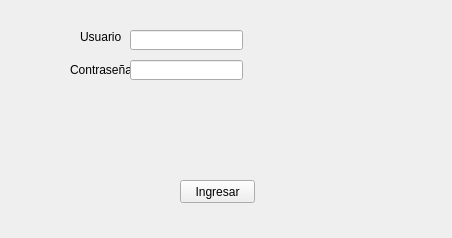
<?xml version="1.0" encoding="UTF-8"?>
<ui version="4.0">
 <class>Form</class>
 <widget class="QWidget" name="Form">
  <property name="geometry">
   <rect>
    <x>0</x>
    <y>0</y>
    <width>452</width>
    <height>238</height>
   </rect>
  </property>
  <property name="windowTitle">
   <string>Form</string>
  </property>
  <widget class="QPushButton" name="pushButton">
   <property name="geometry">
    <rect>
     <x>180</x>
     <y>180</y>
     <width>75</width>
     <height>23</height>
    </rect>
   </property>
   <property name="text">
    <string>Ingresar</string>
   </property>
  </widget>
  <widget class="QLabel" name="label">
   <property name="geometry">
    <rect>
     <x>80</x>
     <y>30</y>
     <width>47</width>
     <height>13</height>
    </rect>
   </property>
   <property name="text">
    <string>Usuario</string>
   </property>
  </widget>
  <widget class="QLabel" name="label_2">
   <property name="geometry">
    <rect>
     <x>70</x>
     <y>60</y>
     <width>61</width>
     <height>20</height>
    </rect>
   </property>
   <property name="text">
    <string>Contraseña</string>
   </property>
  </widget>
  <widget class="QLineEdit" name="user">
   <property name="geometry">
    <rect>
     <x>130</x>
     <y>30</y>
     <width>113</width>
     <height>20</height>
    </rect>
   </property>
  </widget>
  <widget class="QLineEdit" name="passw">
   <property name="geometry">
    <rect>
     <x>130</x>
     <y>60</y>
     <width>113</width>
     <height>20</height>
    </rect>
   </property>
   <property name="text">
    <string/>
   </property>
   <property name="echoMode">
    <enum>QLineEdit::Password</enum>
   </property>
  </widget>
 </widget>
 <resources/>
 <connections/>
</ui>
